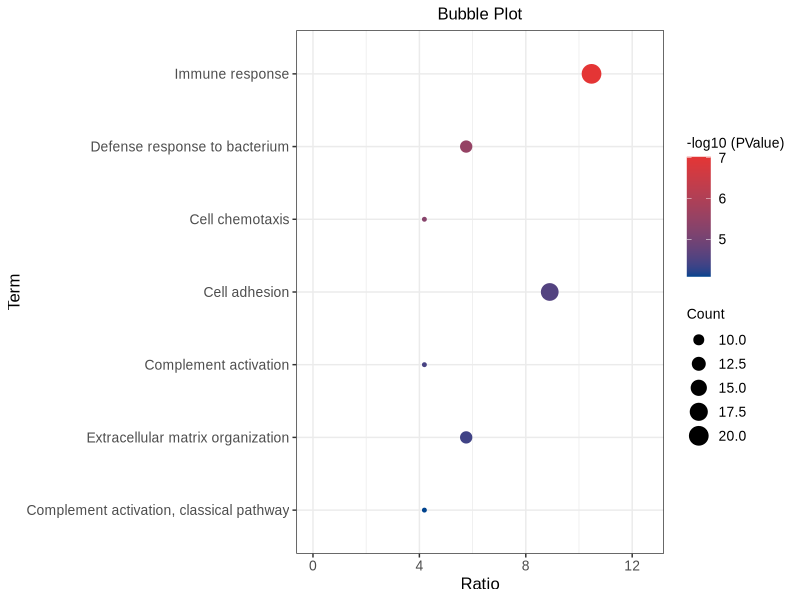

Reproduce this figure in R.
## ---- chunk 1
# Install packages
if (!requireNamespace("ggplot2", quietly = TRUE)) {
  install.packages("ggplot2")
}
if (!requireNamespace("stringr", quietly = TRUE)) {
  install.packages("stringr")
}

# Load packages
library(ggplot2)
library(stringr)
## ---- chunk 2
# Load data
data <- read.delim("files/Hiplot/016-bubble-data.txt", header = T)

# convert data structure
data[, 1] <- str_to_sentence(str_remove(data[, 1], pattern = "\\w+:\\d+\\W"))
topnum <- 7
data <- data[1:topnum, ]
data[, 1] <- factor(data[, 1], level = rev(unique(data[, 1])))

# View data
head(data)
## ---- chunk 3
#| label: fig-1Bubble
#| fig-cap: "Bubble"
#| out.width: "95%"
#| warning: false

# Bubble
p <- ggplot(data, aes(Ratio, Term)) +
  geom_point(aes(size = Count, colour = -log10(PValue))) +
  scale_colour_gradient(low = "#00438E", high = "#E43535") +
  labs(colour = "-log10 (PValue)", size = "Count", x = "Ratio", y = "Term", 
       title = "Bubble Plot") +
  scale_x_continuous(limits = c(0, max(data$Ratio) * 1.2)) +
  guides(color = guide_colorbar(order = 1), size = guide_legend(order = 2)) +
  scale_y_discrete(labels = function(x) {str_wrap(x, width = 65)}) +
  theme_bw() +
  theme(text = element_text(family = "Arial"),
        plot.title = element_text(size = 12,hjust = 0.5),
        axis.title = element_text(size = 12),
        axis.text = element_text(size = 10),
        axis.text.x = element_text(angle = 0, hjust = 0.5,vjust = 1),
        legend.position = "right",
        legend.direction = "vertical",
        legend.title = element_text(size = 10),
        legend.text = element_text(size = 10))

p
